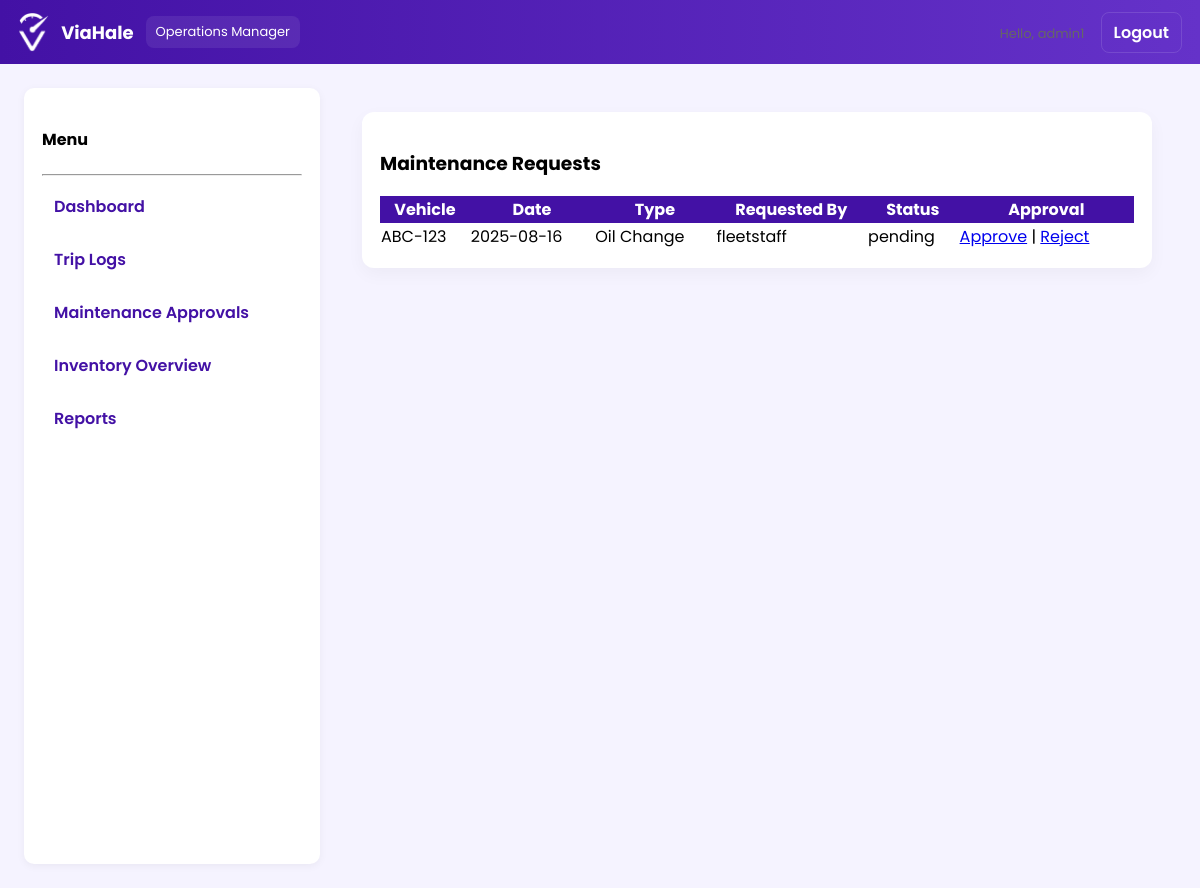
Screenshot of /operations/maintenance_approvals.php (signed in) with the database file from the repository.
### tables this page shows
CREATE TABLE `maintenance_schedule` (
  `id` int(11) NOT NULL,
  `vehicle_id` int(11) NOT NULL,
  `scheduled_date` date NOT NULL,
  `type` varchar(100) DEFAULT NULL,
  `notes` text DEFAULT NULL,
  `status` enum('scheduled','done','missed','cancelled') DEFAULT 'scheduled',
  `created_by` varchar(100) DEFAULT NULL,
  `created_at` timestamp NOT NULL DEFAULT current_timestamp(),
  `approval_status` enum('pending','approved','rejected') DEFAULT 'pending',
  `approved_by` varchar(100) DEFAULT NULL,
  `approved_at` timestamp NULL DEFAULT NULL
);

CREATE TABLE `vehicles` (
  `id` int(11) NOT NULL,
  `plate_no` varchar(30) NOT NULL,
  `model` varchar(100) DEFAULT NULL,
  `status` enum('available','in_use','maintenance') DEFAULT 'available',
  `make_year` year(4) DEFAULT NULL
);

### operations/maintenance_approvals.php (the view, shortened to what this page needs)
<?php
require __DIR__ . '/../includes/db.php';
include __DIR__ . '/../includes/ops_navbar.php';
$res = $conn->query("SELECT m.*, v.plate_no FROM maintenance_schedule m LEFT JOIN vehicles v ON m.vehicle_id=v.id ORDER BY m.scheduled_date ASC LIMIT 500");
?>
<!doctype html><html><head><meta charset="utf-8"><title>Maintenance Approvals</title></head>
<body>
<div style="display:flex;gap:18px;padding:24px">
  <div class="sidebar">
    <h4>Menu</h4><hr>
    <a href="../operations/dashboard.php"> Dashboard</a>
    <a href="../operations/trip_logs.php"> Trip Logs</a>
    <a href="../operations/maintenance_approvals.php"> Maintenance Approvals <?php if($pendingMaintenance) echo "({$pendingMaintenance})"; ?></a>
    <a href="../operations/inventory_overview.php"> Inventory Overview <?php if($lowStock) echo "({$lowStock} low)"; ?></a>
    <a href="../operations/reports.php"> Reports</a>
  </div>
  <div style="flex:1" class="container-main">
    <div class="card">
      <h3>Maintenance Requests</h3>
      <table style="width:100%;border-collapse:collapse">
        <thead style="background:#4311A5;color:#fff"><tr><th>Vehicle</th><th>Date</th><th>Type</th><th>Requested By</th><th>Status</th><th>Approval</th></tr></thead>
        <tbody>
        <?php while($r = $res->fetch_assoc()): ?>
          <tr>
            <td><?php echo htmlspecialchars($r['plate_no'] ?: '-'); ?></td>
            <td><?php echo htmlspecialchars($r['scheduled_date']); ?></td>
            <td><?php echo htmlspecialchars($r['type']); ?></td>
            <td><?php echo htmlspecialchars($r['created_by']); ?></td>
            <td><?php echo htmlspecialchars($r['approval_status'] ?? 'pending'); ?></td>
            <td>
              <?php if(($r['approval_status'] ?? 'pending') === 'pending'): ?>
                <a href="maintenance_approvals.php?action=approve&id=<?php echo $r['id']; ?>">Approve</a> |
                <a href="maintenance_approvals.php?action=reject&id=<?php echo $r['id']; ?>">Reject</a>
              <?php else: ?>
                <?php echo htmlspecialchars($r['approval_status']); ?> by <?php echo htmlspecialchars($r['approved_by'] ?? '-'); ?>
              <?php endif; ?>
            </td>
          </tr>
        <?php endwhile; ?>
        </tbody>
      </table>
    </div>
  </div>
</div>
</body></html>

### includes/ops_navbar.php (style rules this page uses)
:root { --vh-color1:#6532C9;--vh-color2:#4311A5;--vh-accent:#9A66FF;--vh-bg:#f5f3ff }
body { font-family:'Poppins',sans-serif;background:var(--vh-bg);margin:0 }
.sidebar { width:260px;background:#fff;min-height:calc(100vh - 60px);padding:18px;border-radius:10px;box-shadow:0 2px 8px rgba(0,0,0,0.05) }
.sidebar a { display:block;padding:10px 12px;color:#4311A5;text-decoration:none;border-radius:8px;margin-bottom:8px;font-weight:600 }
.container-main { padding:24px }
.card { background:#fff;border-radius:12px;padding:18px;box-shadow:0 6px 18px rgba(0,0,0,0.04);margin-bottom:18px }

### rows the page displays
maintenance_schedule: vehicle.plate_no "ABC-123", scheduled_date "2025-08-16", type "Oil Change", created_by "fleetstaff", approval_status "pending"

### other values shown
$username "admin1"
